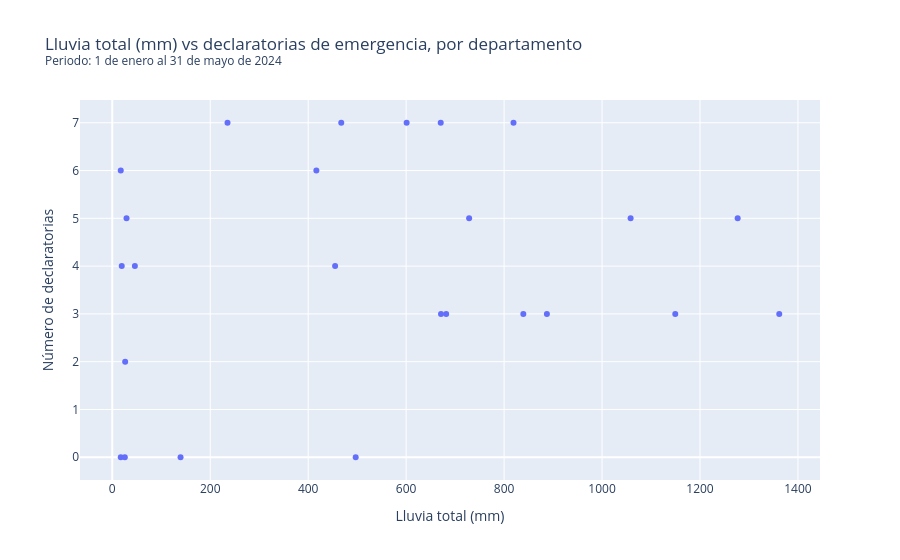

The notebook cell this image was saved under:
### Code cell
# Gráfico de dispersión
grafico_1 = px.scatter(
    tabla_final,
    x="lluvia_total_mm",
    y="declaratorias",
    hover_name="departamento",
    title="Lluvia total (mm) vs declaratorias de emergencia, por departamento"
            f"<br><sup>{periodo}</sup>",
    labels={"lluvia_total_mm": "Lluvia total (mm)",
            "declaratorias": "Número de declaratorias"}
)

grafico_1.show()

### Figure 1 — Plotly figure (JSON) as saved in the notebook; plotly's stock layout.template omitted (floating-point values rounded to 4 significant figures)
{"data": [{"hovertemplate": "<b>%{hovertext}</b><br><br>Lluvia total (mm)=%{x}<br>Número de declaratorias=%{y}<extra></extra>", "hovertext": ["Amazonas", "Áncash", "Apurímac", "Arequipa", "Ayacucho", "Cajamarca", "Callao", "Cusco", "Huancavelica", "Huánuco", "Ica", "Junín", "La Libertad", "Lambayeque", "Lima", "Loreto", "Madre de Dios", "Moquegua", "Pasco", "Piura", "Puno", "San Martín", "Tacna", "Tumbes", "Ucayali"], "legendgroup": "", "marker": {"color": "#636efa", "symbol": "circle"}, "mode": "markers", "name": "", "orientation": "v", "showlegend": false, "type": "scatter", "x": [455.0, 1058.0, 670.6, 235.3, 467.5, 671.2, 17.3, 601.0, 819.2, 416.7, 19.3, 1277.0, 26.3, 25.6, 17.3, 1362.0, 1150.0, 29.1, 839.3, 139.4, 728.6, 681.7, 46.1, 497.0, 887.4], "xaxis": "x", "y": [4, 5, 7, 7, 7, 3, 0, 7, 7, 6, 4, 5, 2, 0, 6, 3, 3, 5, 3, 0, 5, 3, 4, 0, 3], "yaxis": "y"}], "layout": {"legend": {"tracegroupgap": 0}, "title": {"text": "Lluvia total (mm) vs declaratorias de emergencia, por departamento<br><sup>Periodo: 1 de enero al 31 de mayo de 2024</sup>"}, "xaxis": {"anchor": "y", "domain": [0, 1], "title": {"text": "Lluvia total (mm)"}}, "yaxis": {"anchor": "x", "domain": [0, 1], "title": {"text": "Número de declaratorias"}}}}
